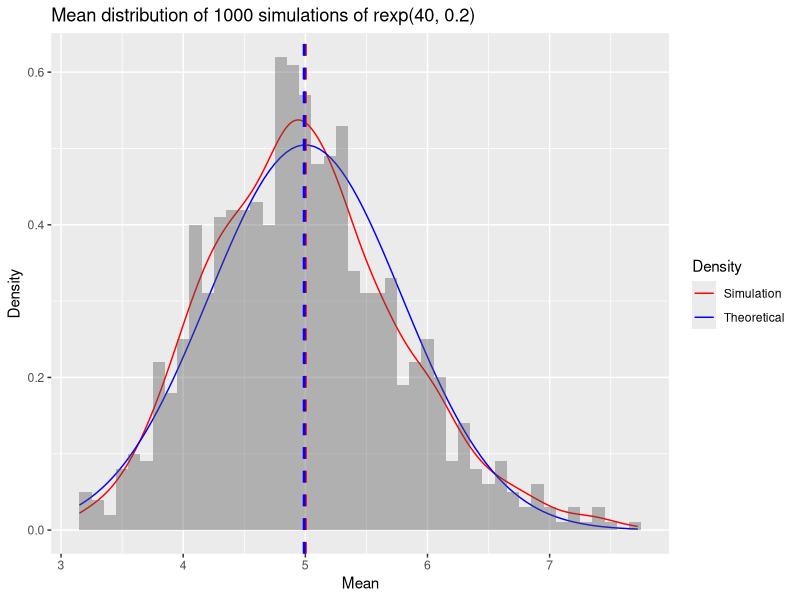

Write R code to recreate this figure.
## ---- chunk 1
set.seed(1457)

lambda <- 0.2
sim.count <- 1000
sample.size <- 40

sim.data <- sapply(1:sim.count, function(q) mean(rexp(sample.size, lambda)))
sim.data <- data.frame(means=sim.data)
## ---- chunk 2
expected.sd <- 1/lambda/sqrt(sample.size)
expected.mean <- 1/lambda
expected.var <- 1 / (lambda^2 * sample.size)
sample.mean <- mean(sim.data$means)
sample.var <- var(sim.data$means)
## ---- chunk 3
library(ggplot2)

ggplot(sim.data, aes(x = means)) +
    geom_line(aes(y = ..density.., colour='Simulation'), stat = 'density') +
    stat_function(fun = dnorm, aes(colour='Theoretical'), args=list(mean=expected.mean, sd=expected.sd)) +
    geom_histogram(aes(y = ..density..), alpha=0.4, binwidth=0.1) +
    geom_vline(xintercept=expected.mean, linetype="dashed", color="red", size=1) +
    geom_vline(xintercept=sample.mean, linetype="dashed", color="blue", size=1) +
    scale_colour_manual(name = 'Density', values = c('red', 'blue')) +
    ggtitle(sprintf("Mean distribution of %s simulations of rexp(%d, %g)", sim.count, sample.size, lambda)) +
    ylab("Density") +
    xlab("Mean")
